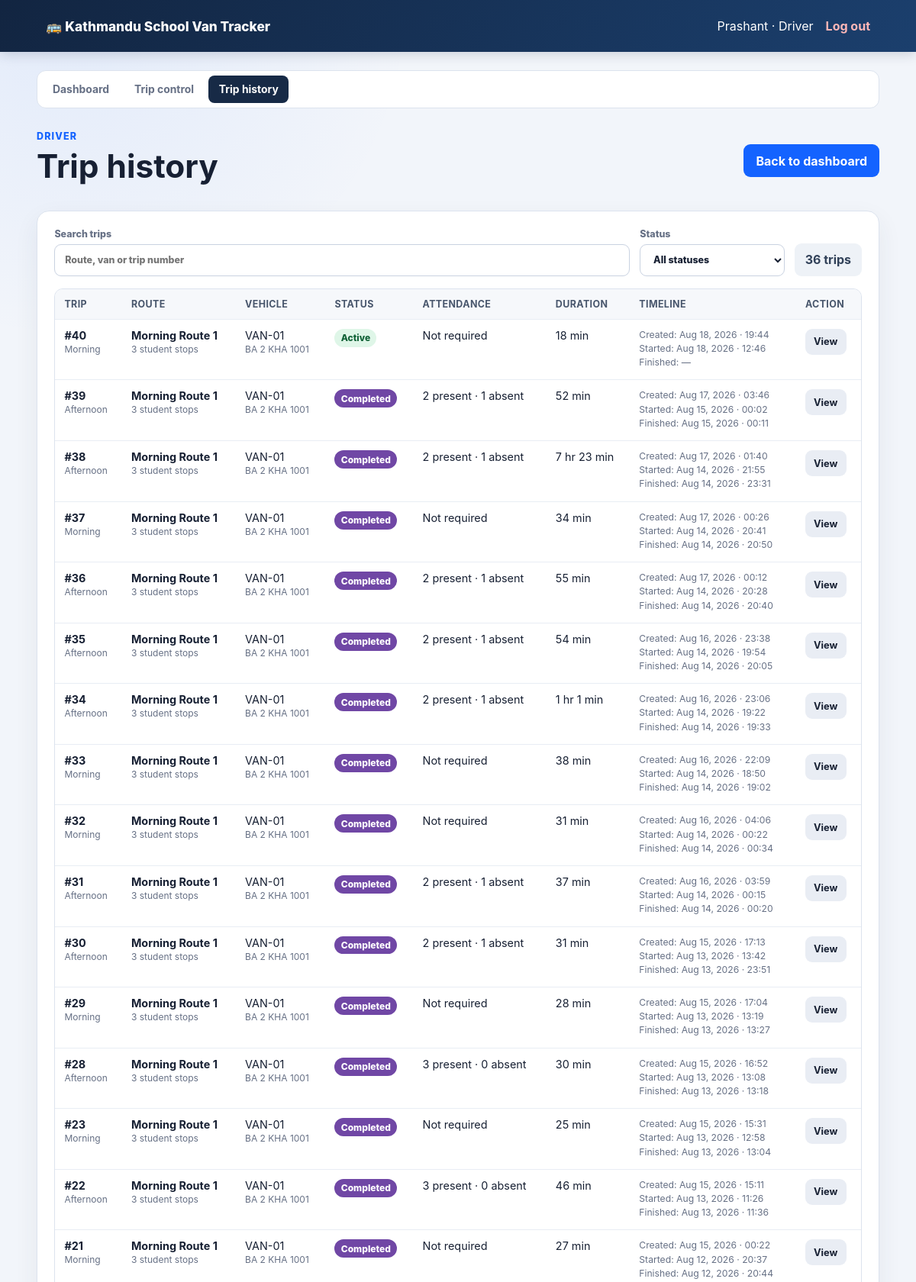
Page /driver/trip-history.php (signed in, upper part) on the committed database.
### tables this page shows
CREATE TABLE `trips` (
  `id` bigint(20) unsigned NOT NULL AUTO_INCREMENT,
  `route_id` bigint(20) unsigned NOT NULL,
  `van_id` bigint(20) unsigned NOT NULL,
  `driver_id` bigint(20) unsigned NOT NULL,
  `trip_type` enum('morning','afternoon') NOT NULL,
  `status` enum('scheduled','active','paused','emergency','completed','cancelled') NOT NULL DEFAULT 'scheduled',
  `started_at` datetime DEFAULT NULL,
  `completed_at` datetime DEFAULT NULL,
  `simulated_elapsed_sec` int(10) unsigned NOT NULL DEFAULT 0,
  `current_lat` decimal(10,8) DEFAULT NULL,
  `current_lng` decimal(11,8) DEFAULT NULL,
  `physical_speed_kmh` decimal(6,2) NOT NULL DEFAULT 0.00,
  `playback_multiplier` decimal(5,2) NOT NULL DEFAULT 1.00,
  `total_distance_m` decimal(12,2) NOT NULL DEFAULT 0.00,
  `distance_travelled_m` decimal(12,2) NOT NULL DEFAULT 0.00,
  `reached_stop_count` smallint(5) unsigned NOT NULL DEFAULT 0,
  `heading_deg` decimal(6,2) NOT NULL DEFAULT 0.00,
  `scenario_traffic_level` enum('low','medium','high') NOT NULL DEFAULT 'medium',
  `scenario_weather` enum('clear','rain','heavy_rain','fog') NOT NULL DEFAULT 'clear',
  `scenario_school_period` enum('regular','exam','half_day') NOT NULL DEFAULT 'regular',
  `scenario_hour_of_day` tinyint(3) unsigned NOT NULL DEFAULT 8,
  `scenario_day_of_week` tinyint(3) unsigned NOT NULL DEFAULT 0,
  `route_road_type` varchar(50) NOT NULL DEFAULT 'unclassified',
  `baseline_duration_sec` decimal(10,2) DEFAULT NULL,
  `predicted_eta_sec` decimal(10,2) DEFAULT NULL,
  `predicted_eta_lower_sec` decimal(10,2) DEFAULT NULL,
  `predicted_eta_upper_sec` decimal(10,2) DEFAULT NULL,
  `eta_model_version` varchar(80) DEFAULT NULL,
  `random_seed` int(10) unsigned DEFAULT NULL,
  `created_at` timestamp NOT NULL DEFAULT current_timestamp(),
  PRIMARY KEY (`id`),
  KEY `idx_trips_status` (`status`),
  KEY `idx_trips_van` (`van_id`),
  KEY `fk_trips_route` (`route_id`),
  KEY `fk_trips_driver` (`driver_id`),
  CONSTRAINT `fk_trips_driver` FOREIGN KEY (`driver_id`) REFERENCES `drivers` (`id`),
  CONSTRAINT `fk_trips_route` FOREIGN KEY (`route_id`) REFERENCES `routes` (`id`),
  CONSTRAINT `fk_trips_van` FOREIGN KEY (`van_id`) REFERENCES `vans` (`id`)
);

CREATE TABLE `routes` (
  `id` bigint(20) unsigned NOT NULL AUTO_INCREMENT,
  `name` varchar(120) NOT NULL,
  `start_name` varchar(160) NOT NULL,
  `start_lat` decimal(10,8) NOT NULL,
  `start_lng` decimal(11,8) NOT NULL,
  `school_name` varchar(160) NOT NULL,
  `school_lat` decimal(10,8) NOT NULL,
  `school_lng` decimal(11,8) NOT NULL,
  `algorithm` enum('astar','contraction_hierarchy') NOT NULL DEFAULT 'astar',
  `active` tinyint(1) NOT NULL DEFAULT 1,
  `created_at` timestamp NOT NULL DEFAULT current_timestamp(),
  PRIMARY KEY (`id`)
);

CREATE TABLE `vans` (
  `id` bigint(20) unsigned NOT NULL AUTO_INCREMENT,
  `van_number` varchar(50) NOT NULL,
  `plate_number` varchar(50) NOT NULL,
  `capacity` smallint(5) unsigned NOT NULL DEFAULT 15,
  `speed_limit_kmh` decimal(5,2) NOT NULL DEFAULT 40.00,
  `active` tinyint(1) NOT NULL DEFAULT 1,
  `created_at` timestamp NOT NULL DEFAULT current_timestamp(),
  PRIMARY KEY (`id`),
  UNIQUE KEY `van_number` (`van_number`),
  UNIQUE KEY `plate_number` (`plate_number`)
);

### web/config/database.php (called while the page is built, shortened)
<?php
function database(): PDO
{
    $host = getenv('VAN_TRACKER_DB_HOST') ?: '127.0.0.1';
    $port = getenv('VAN_TRACKER_DB_PORT') ?: '3306';
    $name = getenv('VAN_TRACKER_DB_NAME') ?: 'van_tracker_v2';
    $user = getenv('VAN_TRACKER_DB_USER') ?: 'root';
    $pass = getenv('VAN_TRACKER_DB_PASSWORD') ?: '';
    $dsn = "mysql:host={$host};port={$port};dbname={$name};charset=utf8mb4";
    $pdo = new PDO($dsn, $user, $pass, [
        PDO::ATTR_ERRMODE => PDO::ERRMODE_EXCEPTION,
        PDO::ATTR_DEFAULT_FETCH_MODE => PDO::FETCH_ASSOC,
        PDO::ATTR_EMULATE_PREPARES => false,
    ]);
    return $pdo;
}

### web/includes/auth.php (called while the page is built, shortened)
<?php
function escape(string $value): string
{
    return htmlspecialchars($value, ENT_QUOTES | ENT_SUBSTITUTE, 'UTF-8');
}

### web/driver/trip-history.php (the view, shortened to what this page needs)
<?php
require_once dirname(__DIR__) . '/config/database.php';
require_once dirname(__DIR__) . '/includes/auth.php';
require_once dirname(__DIR__) . '/includes/layout.php';
$statement = database()->prepare(
    'SELECT t.id, t.trip_type, t.status, t.created_at,
            t.started_at, t.completed_at, t.simulated_elapsed_sec,
            r.name AS route_name, v.van_number, v.plate_number,
            SUM(ts.student_id IS NOT NULL) AS student_count,
            SUM(ts.student_id IS NOT NULL AND ts.attendance_status = \'present\') AS present_count,
            SUM(ts.student_id IS NOT NULL AND ts.attendance_status = \'absent\') AS absent_count,
            SUM(ts.student_id IS NOT NULL AND ts.attendance_status = \'unmarked\') AS unmarked_count
     FROM trips t
     JOIN drivers d ON d.id = t.driver_id
     JOIN routes r ON r.id = t.route_id
     JOIN vans v ON v.id = t.van_id
     LEFT JOIN trip_stops ts ON ts.trip_id = t.id
     WHERE d.user_id = :user_id
     GROUP BY t.id
     ORDER BY t.id DESC'
);
$statement->execute(['user_id' => $_SESSION['user_id']]);
$trips = $statement->fetchAll();
function format_driver_trip_duration(int $seconds): string
{
    $hours = intdiv($seconds, 3600);
    $minutes = intdiv($seconds % 3600, 60);
    return $hours > 0
        ? sprintf('%d hr %d min', $hours, $minutes)
        : sprintf('%d min', max(1, $minutes));
}
function format_driver_trip_timestamp(?string $value): string
{
    return $value ? date('M d, Y · H:i', strtotime($value)) : '—';
}
?>
<div class="page-heading">
    <div><span class="eyebrow">Driver</span><h1>Trip history</h1></div>
    <a class="primary-button" href="<?= APP_BASE_URL ?>/driver/dashboard.php">Back to dashboard</a>
</div>
<section class="panel">
    <?php if (!$trips): ?><p class="muted">No trip records.</p><?php else: ?>
        <div class="history-toolbar">
            <label>
                <span>Search trips</span>
                <input id="trip-history-search" type="search"
                       placeholder="Route, van or trip number">
            </label>
            <label>
                <span>Status</span>
                <select id="trip-history-status">
                    <option value="">All statuses</option>
                </select>
            </label>
            <strong id="trip-history-count"><?= count($trips) ?> trips</strong>
        </div>
        <div class="data-table-wrap history-table-wrap"><table class="data-table history-table">
            <thead><tr><th>Trip</th><th>Route</th><th>Vehicle</th><th>Status</th><th>Attendance</th><th>Duration</th><th>Timeline</th><th>Action</th></tr></thead>
            <tbody><?php foreach ($trips as $trip): ?>
                <tr data-trip-history-row
                    data-status="<?= escape($trip['status']) ?>"
                    data-search="<?= escape(strtolower(implode(' ', [
                        '#' . $trip['id'], $trip['trip_type'], $trip['route_name'],
                        $trip['van_number'], $trip['plate_number'],
                    ]))) ?>">
                    <td><strong>#<?= (int) $trip['id'] ?></strong><br><small><?= escape(ucfirst($trip['trip_type'])) ?></small></td>
                    <td><strong><?= escape($trip['route_name']) ?></strong><br><small><?= (int) $trip['student_count'] ?> student stops</small></td>
                    <td><?= escape($trip['van_number']) ?><br><small><?= escape($trip['plate_number']) ?></small></td>
                    <td><span class="status-badge status-<?= escape($trip['status']) ?>"><?= escape(ucfirst($trip['status'])) ?></span></td>
                    <td>
                        <?php if ($trip['trip_type'] === 'morning'): ?>
                            Not required
                        <?php else: ?>
                            <?= (int) $trip['present_count'] ?> present · <?= (int) $trip['absent_count'] ?> absent
                        <?php endif; ?>
                    </td>
                    <td><?= escape(format_driver_trip_duration((int) $trip['simulated_elapsed_sec'])) ?></td>
                    <td class="history-timeline">
                        <span>Created: <?= escape(format_driver_trip_timestamp($trip['created_at'])) ?></span>
                        <span>Started: <?= escape(format_driver_trip_timestamp($trip['started_at'])) ?></span>
                        <span>Finished: <?= escape(format_driver_trip_timestamp($trip['completed_at'])) ?></span>
                    </td>
                    <td><a class="primary-button small-button secondary-button"
                           href="<?= APP_BASE_URL ?>/trip-control.php?trip_id=<?= (int) $trip['id'] ?>">View</a></td>
                </tr>
            <?php endforeach; ?></tbody>
        </table></div>
    <?php endif; ?>
</section>

### web/assets/css/app.css (style rules this page uses)
:root { --ink: #172033; --muted: #667085; --navy: #172a46; --blue: #1463ff; --orange: #f59e0b; --surface: #ffffff; --background: #f2f5fa; --border: #dce3ee; --danger: #c62828; --cyan: #0ea5a8; --success: #14804a; --soft-blue: #edf4ff; }
* { box-sizing: border-box; }
body { margin: 0; color: var(--ink); background: radial-gradient(circle at 8% 0%, rgb(20 99 255 / 7%), transparent 28rem), var(--background); font-family: Inter, ui-sans-serif, system-ui, -apple-system, BlinkMacSystemFont, "Segoe UI", sans-serif; }
a { color: inherit; }
.user-area, .user-area form, .button-row, .page-heading { display: flex; align-items: center; gap: 1rem; }
.page-heading { justify-content: space-between; margin-bottom: 1.6rem; }
h1, h2, p { margin-top: 0; }
h1 { margin-bottom: .45rem; font-size: clamp(1.8rem, 4vw, 2.65rem); }
.eyebrow { display: block; margin-bottom: .4rem; color: var(--blue); font-size: .78rem; font-weight: 800; letter-spacing: .09em; text-transform: uppercase; }
.metric-card, .panel, .auth-card { padding: 1.4rem; border: 1px solid var(--border); border-radius: 16px; background: var(--surface); box-shadow: 0 12px 32px rgb(37 50 75 / 7%); }
.panel { margin-bottom: 1rem; }
.primary-button, button { display: inline-flex; min-height: 42px; padding: .7rem 1rem; align-items: center; justify-content: center; border: 0; border-radius: 9px; color: white; background: var(--blue); font: inherit; font-weight: 750; text-decoration: none; cursor: pointer; }
label { display: grid; gap: .45rem; font-size: .9rem; font-weight: 700; }
input, select { width: 100%; min-height: 44px; padding: .7rem .8rem; border: 1px solid #c9d2e1; border-radius: 9px; background: white; color: var(--ink); font: inherit; }
.data-table-wrap { overflow-x: auto; }
.data-table { width: 100%; border-collapse: collapse; font-size: .9rem; }
.data-table th, .data-table td { padding: .75rem; border-bottom: 1px solid #e8edf4; text-align: left; vertical-align: top; }
.data-table th { color: #48566c; background: #f6f8fb; font-size: .78rem; letter-spacing: .03em; text-transform: uppercase; }
.history-toolbar { display: grid; grid-template-columns: minmax(240px, 1fr) 190px auto; gap: .8rem; align-items: end; margin-bottom: 1rem; }
.history-toolbar label { display: grid; gap: .35rem; color: var(--muted); font-size: .78rem; font-weight: 800; }
.history-toolbar input, .history-toolbar select { min-height: 42px; }
.history-toolbar strong { padding: .72rem .85rem; border-radius: 9px; color: #314159; background: #eef2f7; text-align: center; white-space: nowrap; }
.history-table-wrap { border: 1px solid var(--border); border-radius: 11px; }
.history-table { min-width: 1040px; }
.history-table small { color: var(--muted); }
.history-timeline { min-width: 185px; }
.history-timeline span { display: block; margin-bottom: .2rem; color: var(--muted); font-size: .76rem; white-space: nowrap; }
.small-button { min-height: 34px; padding: .45rem .7rem; font-size: .8rem; }
.secondary-button { color: var(--ink); background: #e9edf4; }
.status-badge { display: inline-flex; padding: .28rem .52rem; border-radius: 999px; color: #116237; background: #e1f6e9; font-size: .75rem; font-weight: 800; }
.status-active { color: #116237; background: #dff6e8; }
.status-completed { color: white; background: #7047a5; }

### rows in the picture
trips: id "40", trip_type "Morning", route.name "Morning Route 1", student_count "3", van.van_number "VAN-01", van.plate_number "BA 2 KHA 1001", status "Active", shows "Not required", simulated_elapsed_sec "18 min", created_at "Aug 18, 2026 · 19:44", started_at "Aug 18, 2026 · 12:46", completed_at "—"
trips: id "39", trip_type "Afternoon", route.name "Morning Route 1", student_count "3", van.van_number "VAN-01", van.plate_number "BA 2 KHA 1001", status "Completed", present_count "2", absent_count "1", simulated_elapsed_sec "52 min", created_at "Aug 17, 2026 · 03:46", started_at "Aug 15, 2026 · 00:02", completed_at "Aug 15, 2026 · 00:11"
trips: id "38", trip_type "Afternoon", route.name "Morning Route 1", student_count "3", van.van_number "VAN-01", van.plate_number "BA 2 KHA 1001", status "Completed", present_count "2", absent_count "1", simulated_elapsed_sec "7 hr 23 min", created_at "Aug 17, 2026 · 01:40", started_at "Aug 14, 2026 · 21:55", completed_at "Aug 14, 2026 · 23:31"
trips: id "37", trip_type "Morning", route.name "Morning Route 1", student_count "3", van.van_number "VAN-01", van.plate_number "BA 2 KHA 1001", status "Completed", shows "Not required", simulated_elapsed_sec "34 min", created_at "Aug 17, 2026 · 00:26", started_at "Aug 14, 2026 · 20:41", completed_at "Aug 14, 2026 · 20:50"
trips: id "36", trip_type "Afternoon", route.name "Morning Route 1", student_count "3", van.van_number "VAN-01", van.plate_number "BA 2 KHA 1001", status "Completed", present_count "2", absent_count "1", simulated_elapsed_sec "55 min", created_at "Aug 17, 2026 · 00:12", started_at "Aug 14, 2026 · 20:28", completed_at "Aug 14, 2026 · 20:40"
trips: id "35", trip_type "Afternoon", route.name "Morning Route 1", student_count "3", van.van_number "VAN-01", van.plate_number "BA 2 KHA 1001", status "Completed", present_count "2", absent_count "1", simulated_elapsed_sec "54 min", created_at "Aug 16, 2026 · 23:38", started_at "Aug 14, 2026 · 19:54", completed_at "Aug 14, 2026 · 20:05"
trips: id "34", trip_type "Afternoon", route.name "Morning Route 1", student_count "3", van.van_number "VAN-01", van.plate_number "BA 2 KHA 1001", status "Completed", present_count "2", absent_count "1", simulated_elapsed_sec "1 hr 1 min", created_at "Aug 16, 2026 · 23:06", started_at "Aug 14, 2026 · 19:22", completed_at "Aug 14, 2026 · 19:33"
trips: id "33", trip_type "Morning", route.name "Morning Route 1", student_count "3", van.van_number "VAN-01", van.plate_number "BA 2 KHA 1001", status "Completed", shows "Not required", simulated_elapsed_sec "38 min", created_at "Aug 16, 2026 · 22:09", started_at "Aug 14, 2026 · 18:50", completed_at "Aug 14, 2026 · 19:02"
trips: id "32", trip_type "Morning", route.name "Morning Route 1", student_count "3", van.van_number "VAN-01", van.plate_number "BA 2 KHA 1001", status "Completed", shows "Not required", simulated_elapsed_sec "31 min", created_at "Aug 16, 2026 · 04:06", started_at "Aug 14, 2026 · 00:22", completed_at "Aug 14, 2026 · 00:34"
trips: id "31", trip_type "Afternoon", route.name "Morning Route 1", student_count "3", van.van_number "VAN-01", van.plate_number "BA 2 KHA 1001", status "Completed", present_count "2", absent_count "1", simulated_elapsed_sec "37 min", created_at "Aug 16, 2026 · 03:59", started_at "Aug 14, 2026 · 00:15", completed_at "Aug 14, 2026 · 00:20"
trips: id "30", trip_type "Afternoon", route.name "Morning Route 1", student_count "3", van.van_number "VAN-01", van.plate_number "BA 2 KHA 1001", status "Completed", present_count "2", absent_count "1", simulated_elapsed_sec "31 min", created_at "Aug 15, 2026 · 17:13", started_at "Aug 13, 2026 · 13:42", completed_at "Aug 13, 2026 · 23:51"
trips: id "29", trip_type "Morning", route.name "Morning Route 1", student_count "3", van.van_number "VAN-01", van.plate_number "BA 2 KHA 1001", status "Completed", shows "Not required", simulated_elapsed_sec "28 min", created_at "Aug 15, 2026 · 17:04", started_at "Aug 13, 2026 · 13:19", completed_at "Aug 13, 2026 · 13:27"
trips: id "28", trip_type "Afternoon", route.name "Morning Route 1", student_count "3", van.van_number "VAN-01", van.plate_number "BA 2 KHA 1001", status "Completed", present_count "3", absent_count "0", simulated_elapsed_sec "30 min", created_at "Aug 15, 2026 · 16:52", started_at "Aug 13, 2026 · 13:08", completed_at "Aug 13, 2026 · 13:18"
trips: id "23", trip_type "Morning", route.name "Morning Route 1", student_count "3", van.van_number "VAN-01", van.plate_number "BA 2 KHA 1001", status "Completed", shows "Not required", simulated_elapsed_sec "25 min", created_at "Aug 15, 2026 · 15:31", started_at "Aug 13, 2026 · 12:58", completed_at "Aug 13, 2026 · 13:04"
trips: id "22", trip_type "Afternoon", route.name "Morning Route 1", student_count "3", van.van_number "VAN-01", van.plate_number "BA 2 KHA 1001", status "Completed", present_count "3", absent_count "0", simulated_elapsed_sec "46 min", created_at "Aug 15, 2026 · 15:11", started_at "Aug 13, 2026 · 11:26", completed_at "Aug 13, 2026 · 11:36"
trips: id "21", trip_type "Morning", route.name "Morning Route 1", student_count "3", van.van_number "VAN-01", van.plate_number "BA 2 KHA 1001", status "Completed", shows "Not required", simulated_elapsed_sec "27 min", created_at "Aug 15, 2026 · 00:22", started_at "Aug 12, 2026 · 20:37", completed_at "Aug 12, 2026 · 20:44"

### other values in the picture
APP_NAME "Kathmandu School Van Tracker"
$userName "Prashant"
$role "Driver"
$label "Dashboard"
$label "Trip control"
$label "Trip history"
count($trips) "36"
